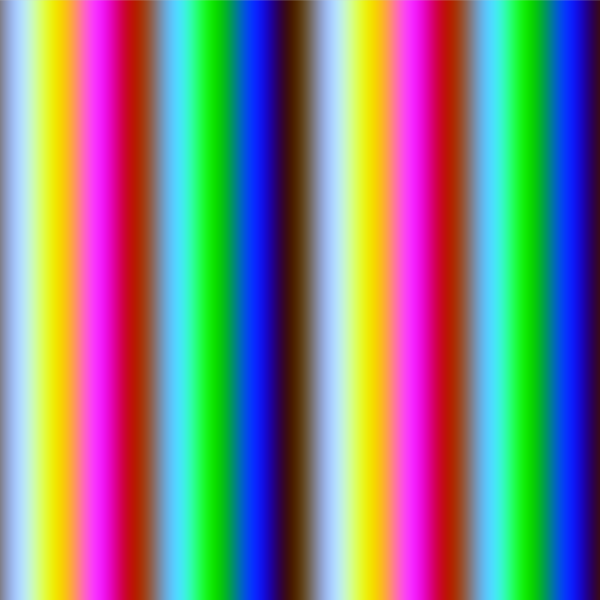
Frame 1 (no input)
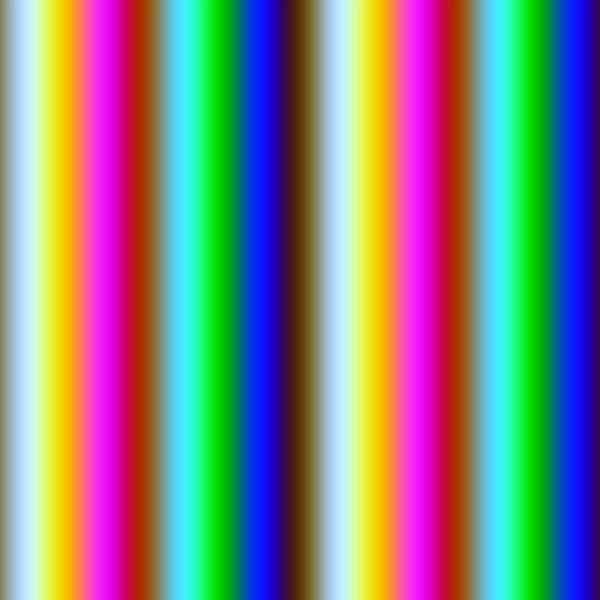
Frame 60 (the mouse pressed at the canvas centre just before this capture)
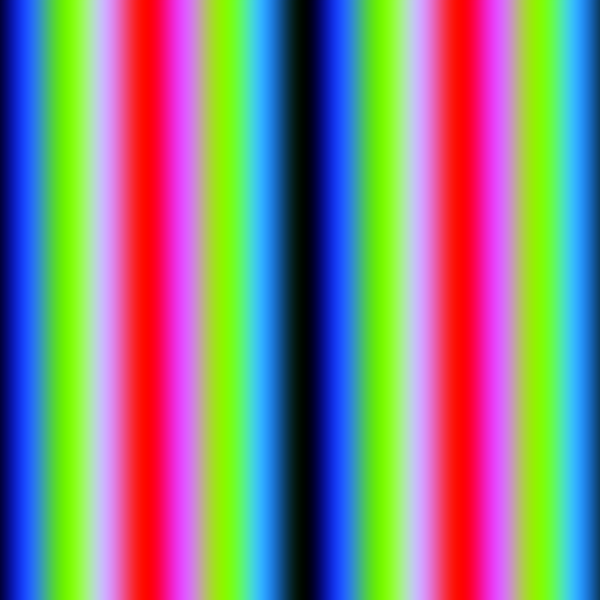
Frame 120 (the mouse held since frame 60 and released just before this capture)

The Processing sketch that drew these frames (run headless with seeded random() and noise(); from frame 60 on, the mouse is pressed at the canvas centre):

// Processing sketch: sine_lines_rgb
// ── sine_lines_rgb.pde
void setup() {
  size(600, 600);  
}
void draw() {
  for(int x=0; x<width; x++) {
    float angle1 = mouseX * 0.1 + x * 0.02;
    float r = map(sin(angle1), -1, 1, 0, 255);
    
    float angle2 = mouseY * 0.1 + x * 0.04;
    float g = map(sin(angle2), -1, 1, 0, 255);
    
    float angle3 = frameCount * 0.1 + x * 0.08;
    float b = map(sin(angle3), -1, 1, 0, 255);
    
    stroke(r, g, b);
    line(x, 0, x, height);
  }
}
